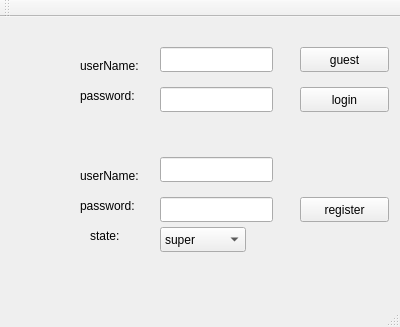
<?xml version="1.0" encoding="UTF-8"?>
<ui version="4.0">
 <class>MainWindow</class>
 <widget class="QMainWindow" name="MainWindow">
  <property name="geometry">
   <rect>
    <x>0</x>
    <y>0</y>
    <width>400</width>
    <height>327</height>
   </rect>
  </property>
  <property name="windowTitle">
   <string>MainWindow</string>
  </property>
  <widget class="QWidget" name="centralWidget">
   <widget class="QLabel" name="label">
    <property name="geometry">
     <rect>
      <x>80</x>
      <y>40</y>
      <width>81</width>
      <height>17</height>
     </rect>
    </property>
    <property name="text">
     <string>userName:</string>
    </property>
   </widget>
   <widget class="QLabel" name="label_2">
    <property name="geometry">
     <rect>
      <x>80</x>
      <y>70</y>
      <width>81</width>
      <height>17</height>
     </rect>
    </property>
    <property name="text">
     <string>password:</string>
    </property>
   </widget>
   <widget class="QLineEdit" name="lineEdit">
    <property name="geometry">
     <rect>
      <x>160</x>
      <y>30</y>
      <width>113</width>
      <height>25</height>
     </rect>
    </property>
   </widget>
   <widget class="QLineEdit" name="lineEdit_2">
    <property name="geometry">
     <rect>
      <x>160</x>
      <y>70</y>
      <width>113</width>
      <height>25</height>
     </rect>
    </property>
   </widget>
   <widget class="QPushButton" name="pushButton">
    <property name="geometry">
     <rect>
      <x>300</x>
      <y>70</y>
      <width>89</width>
      <height>25</height>
     </rect>
    </property>
    <property name="text">
     <string>login</string>
    </property>
   </widget>
   <widget class="QLineEdit" name="lineEdit_3">
    <property name="geometry">
     <rect>
      <x>160</x>
      <y>140</y>
      <width>113</width>
      <height>25</height>
     </rect>
    </property>
   </widget>
   <widget class="QLabel" name="label_3">
    <property name="geometry">
     <rect>
      <x>80</x>
      <y>180</y>
      <width>81</width>
      <height>17</height>
     </rect>
    </property>
    <property name="text">
     <string>password:</string>
    </property>
   </widget>
   <widget class="QPushButton" name="pushButton_2">
    <property name="geometry">
     <rect>
      <x>300</x>
      <y>180</y>
      <width>89</width>
      <height>25</height>
     </rect>
    </property>
    <property name="text">
     <string>register</string>
    </property>
   </widget>
   <widget class="QLabel" name="label_4">
    <property name="geometry">
     <rect>
      <x>80</x>
      <y>150</y>
      <width>81</width>
      <height>17</height>
     </rect>
    </property>
    <property name="text">
     <string>userName:</string>
    </property>
   </widget>
   <widget class="QLineEdit" name="lineEdit_4">
    <property name="geometry">
     <rect>
      <x>160</x>
      <y>180</y>
      <width>113</width>
      <height>25</height>
     </rect>
    </property>
   </widget>
   <widget class="QPushButton" name="pushButton_3">
    <property name="geometry">
     <rect>
      <x>300</x>
      <y>30</y>
      <width>89</width>
      <height>25</height>
     </rect>
    </property>
    <property name="text">
     <string>guest</string>
    </property>
   </widget>
   <widget class="QLabel" name="label_5">
    <property name="geometry">
     <rect>
      <x>90</x>
      <y>210</y>
      <width>67</width>
      <height>17</height>
     </rect>
    </property>
    <property name="text">
     <string>state:</string>
    </property>
   </widget>
   <widget class="QComboBox" name="comboBox">
    <property name="geometry">
     <rect>
      <x>160</x>
      <y>210</y>
      <width>86</width>
      <height>25</height>
     </rect>
    </property>
    <item>
     <property name="text">
      <string>super</string>
     </property>
    </item>
    <item>
     <property name="text">
      <string>sample</string>
     </property>
    </item>
   </widget>
  </widget>
  <widget class="QMenuBar" name="menuBar">
   <property name="geometry">
    <rect>
     <x>0</x>
     <y>0</y>
     <width>400</width>
     <height>28</height>
    </rect>
   </property>
  </widget>
  <widget class="QToolBar" name="mainToolBar">
   <attribute name="toolBarArea">
    <enum>TopToolBarArea</enum>
   </attribute>
   <attribute name="toolBarBreak">
    <bool>false</bool>
   </attribute>
  </widget>
  <widget class="QStatusBar" name="statusBar"/>
 </widget>
 <layoutdefault spacing="6" margin="11"/>
 <resources/>
 <connections/>
</ui>
